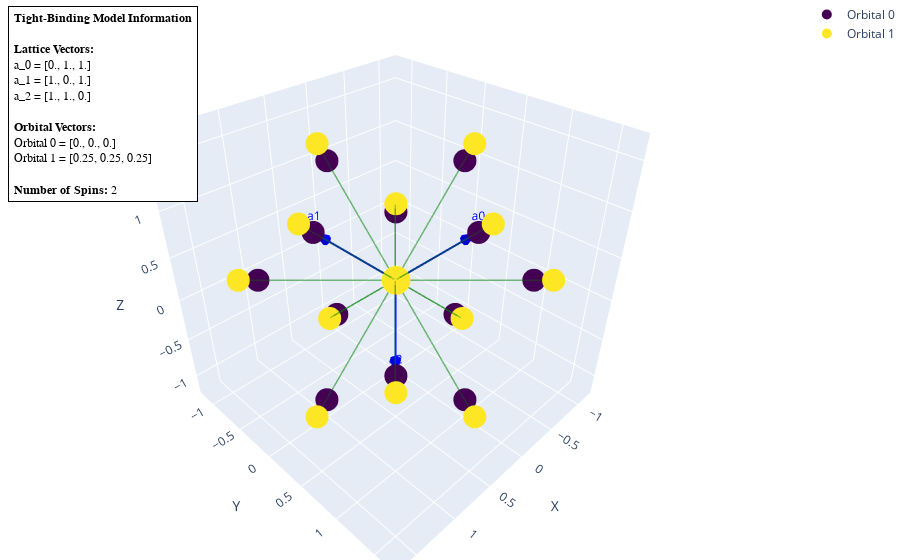

Write notebook code for a chart like this one.
### Code cell
fkm_model.visualize_3d()

### Figure 1 — Plotly figure (JSON) as saved in the notebook; plotly's stock layout.template omitted (floating-point values rounded to 4 significant figures)
{"data": [{"hoverinfo": "none", "line": {"color": "blue", "width": 4}, "mode": "lines", "showlegend": false, "type": "scatter3d", "x": [0, 0], "y": [0, 1], "z": [0, 1]}, {"anchor": "tip", "colorscale": [[0, "blue"], [1, "blue"]], "name": "a0", "showscale": false, "sizemode": "absolute", "sizeref": 0.2, "type": "cone", "u": [0], "v": [0.7071], "w": [0.7071], "x": [0], "y": [1], "z": [1]}, {"hoverinfo": "none", "mode": "text", "showlegend": false, "text": ["a0"], "textfont": {"color": "blue", "size": 12}, "textposition": "top center", "type": "scatter3d", "x": [0], "y": [1], "z": [1]}, {"hoverinfo": "none", "line": {"color": "blue", "width": 4}, "mode": "lines", "showlegend": false, "type": "scatter3d", "x": [0, 1], "y": [0, 0], "z": [0, 1]}, {"anchor": "tip", "colorscale": [[0, "blue"], [1, "blue"]], "name": "a1", "showscale": false, "sizemode": "absolute", "sizeref": 0.2, "type": "cone", "u": [0.7071], "v": [0], "w": [0.7071], "x": [1], "y": [0], "z": [1]}, {"hoverinfo": "none", "mode": "text", "showlegend": false, "text": ["a1"], "textfont": {"color": "blue", "size": 12}, "textposition": "top center", "type": "scatter3d", "x": [1], "y": [0], "z": [1]}, {"hoverinfo": "none", "line": {"color": "blue", "width": 4}, "mode": "lines", "showlegend": false, "type": "scatter3d", "x": [0, 1], "y": [0, 1], "z": [0, 0]}, {"anchor": "tip", "colorscale": [[0, "blue"], [1, "blue"]], "name": "a2", "showscale": false, "sizemode": "absolute", "sizeref": 0.2, "type": "cone", "u": [0.7071], "v": [0.7071], "w": [0], "x": [1], "y": [1], "z": [0]}, {"hoverinfo": "none", "mode": "text", "showlegend": false, "text": ["a2"], "textfont": {"color": "blue", "size": 12}, "textposition": "top center", "type": "scatter3d", "x": [1], "y": [1], "z": [0]}, {"hoverinfo": "text", "marker": {"color": "#440154", "size": 10}, "mode": "markers", "name": "Orbital 0", "text": ["Orbital 0, Onsite Energy = 0.354 σ_x + 0.354 σ_y + 0.354 σ_z"], "type": "scatter3d", "x": [0], "y": [0], "z": [0]}, {"hoverinfo": "text", "marker": {"color": "#fde725", "size": 10}, "mode": "markers", "name": "Orbital 1", "text": ["Orbital 1, Onsite Energy = -0.354 σ_x - 0.354 σ_y - 0.354 σ_z"], "type": "scatter3d", "x": [0.5], "y": [0.5], "z": [0.5]}, {"hoverinfo": "text", "marker": {"color": "#440154", "size": 8}, "mode": "markers", "name": "", "showlegend": false, "text": ["Orbital 0, \n Onsite Energy: 0.354 σ_x + 0.354 σ_y + 0.354 σ_z"], "type": "scatter3d", "x": [0], "y": [0], "z": [0]}, {"hoverinfo": "text", "marker": {"color": "#fde725", "size": 8}, "mode": "markers", "name": "", "showlegend": false, "text": ["Orbital 1, onsite energy: -0.354 σ_x - 0.354 σ_y - 0.354 σ_z"], "type": "scatter3d", "x": [0.5], "y": [-0.5], "z": [-0.5]}, {"hoverinfo": "text", "marker": {"color": "#440154", "size": 8}, "mode": "markers", "name": "", "showlegend": false, "text": ["Orbital 0, \n Onsite Energy: 0.354 σ_x + 0.354 σ_y + 0.354 σ_z"], "type": "scatter3d", "x": [0], "y": [1], "z": [1]}, {"hoverinfo": "text", "marker": {"color": "#fde725", "size": 8}, "mode": "markers", "name": "", "showlegend": false, "text": ["Orbital 1, onsite energy: -0.354 σ_x - 0.354 σ_y - 0.354 σ_z"], "type": "scatter3d", "x": [0.5], "y": [0.5], "z": [0.5]}, {"hoverinfo": "text", "marker": {"color": "#440154", "size": 8}, "mode": "markers", "name": "", "showlegend": false, "text": ["Orbital 0, \n Onsite Energy: 0.354 σ_x + 0.354 σ_y + 0.354 σ_z"], "type": "scatter3d", "x": [0], "y": [0], "z": [0]}, {"hoverinfo": "text", "marker": {"color": "#fde725", "size": 8}, "mode": "markers", "name": "", "showlegend": false, "text": ["Orbital 1, onsite energy: -0.354 σ_x - 0.354 σ_y - 0.354 σ_z"], "type": "scatter3d", "x": [-0.5], "y": [0.5], "z": [-0.5]}, {"hoverinfo": "text", "marker": {"color": "#440154", "size": 8}, "mode": "markers", "name": "", "showlegend": false, "text": ["Orbital 0, \n Onsite Energy: 0.354 σ_x + 0.354 σ_y + 0.354 σ_z"], "type": "scatter3d", "x": [1], "y": [0], "z": [1]}, {"hoverinfo": "text", "marker": {"color": "#fde725", "size": 8}, "mode": "markers", "name": "", "showlegend": false, "text": ["Orbital 1, onsite energy: -0.354 σ_x - 0.354 σ_y - 0.354 σ_z"], "type": "scatter3d", "x": [0.5], "y": [0.5], "z": [0.5]}, {"hoverinfo": "text", "marker": {"color": "#440154", "size": 8}, "mode": "markers", "name": "", "showlegend": false, "text": ["Orbital 0, \n Onsite Energy: 0.354 σ_x + 0.354 σ_y + 0.354 σ_z"], "type": "scatter3d", "x": [0], "y": [0], "z": [0]}, {"hoverinfo": "text", "marker": {"color": "#fde725", "size": 8}, "mode": "markers", "name": "", "showlegend": false, "text": ["Orbital 1, onsite energy: -0.354 σ_x - 0.354 σ_y - 0.354 σ_z"], "type": "scatter3d", "x": [-0.5], "y": [-0.5], "z": [0.5]}, {"hoverinfo": "text", "marker": {"color": "#440154", "size": 8}, "mode": "markers", "name": "", "showlegend": false, "text": ["Orbital 0, \n Onsite Energy: 0.354 σ_x + 0.354 σ_y + 0.354 σ_z"], "type": "scatter3d", "x": [1], "y": [1], "z": [0]}, {"hoverinfo": "text", "marker": {"color": "#fde725", "size": 8}, "mode": "markers", "name": "", "showlegend": false, "text": ["Orbital 1, onsite energy: -0.354 σ_x - 0.354 σ_y - 0.354 σ_z"], "type": "scatter3d", "x": [0.5], "y": [0.5], "z": [0.5]}, {"hoverinfo": "text", "marker": {"color": "#440154", "size": 8}, "mode": "markers", "name": "", "showlegend": false, "text": ["Orbital 0, \n Onsite Energy: 0.354 σ_x + 0.354 σ_y + 0.354 σ_z"], "type": "scatter3d", "x": [0], "y": [0], "z": [0]}, {"hoverinfo": "text", "marker": {"color": "#440154", "size": 8}, "mode": "markers", "name": "", "showlegend": false, "text": ["Orbital 0, onsite energy: 0.354 σ_x + 0.354 σ_y + 0.354 σ_z"], "type": "scatter3d", "x": [0], "y": [1], "z": [1]}, {"hoverinfo": "text", "marker": {"color": "#440154", "size": 8}, "mode": "markers", "name": "", "showlegend": false, "text": ["Orbital 0, \n Onsite Energy: 0.354 σ_x + 0.354 σ_y + 0.354 σ_z"], "type": "scatter3d", "x": [0], "y": [-1], "z": [-1]}, {"hoverinfo": "text", "marker": {"color": "#440154", "size": 8}, "mode": "markers", "name": "", "showlegend": false, "text": ["Orbital 0, onsite energy: 0.354 σ_x + 0.354 σ_y + 0.354 σ_z"], "type": "scatter3d", "x": [0], "y": [0], "z": [0]}, {"hoverinfo": "text", "marker": {"color": "#fde725", "size": 8}, "mode": "markers", "name": "", "showlegend": false, "text": ["Orbital 1, \n Onsite Energy: -0.354 σ_x - 0.354 σ_y - 0.354 σ_z"], "type": "scatter3d", "x": [0.5], "y": [0.5], "z": [0.5]}, {"hoverinfo": "text", "marker": {"color": "#fde725", "size": 8}, "mode": "markers", "name": "", "showlegend": false, "text": ["Orbital 1, onsite energy: -0.354 σ_x - 0.354 σ_y - 0.354 σ_z"], "type": "scatter3d", "x": [0.5], "y": [1.5], "z": [1.5]}, {"hoverinfo": "text", "marker": {"color": "#fde725", "size": 8}, "mode": "markers", "name": "", "showlegend": false, "text": ["Orbital 1, \n Onsite Energy: -0.354 σ_x - 0.354 σ_y - 0.354 σ_z"], "type": "scatter3d", "x": [0.5], "y": [-0.5], "z": [-0.5]}, {"hoverinfo": "text", "marker": {"color": "#fde725", "size": 8}, "mode": "markers", "name": "", "showlegend": false, "text": ["Orbital 1, onsite energy: -0.354 σ_x - 0.354 σ_y - 0.354 σ_z"], "type": "scatter3d", "x": [0.5], "y": [0.5], "z": [0.5]}, {"hoverinfo": "text", "marker": {"color": "#440154", "size": 8}, "mode": "markers", "name": "", "showlegend": false, "text": ["Orbital 0, \n Onsite Energy: 0.354 σ_x + 0.354 σ_y + 0.354 σ_z"], "type": "scatter3d", "x": [0], "y": [0], "z": [0]}, {"hoverinfo": "text", "marker": {"color": "#440154", "size": 8}, "mode": "markers", "name": "", "showlegend": false, "text": ["Orbital 0, onsite energy: 0.354 σ_x + 0.354 σ_y + 0.354 σ_z"], "type": "scatter3d", "x": [1], "y": [0], "z": [1]}, {"hoverinfo": "text", "marker": {"color": "#440154", "size": 8}, "mode": "markers", "name": "", "showlegend": false, "text": ["Orbital 0, \n Onsite Energy: 0.354 σ_x + 0.354 σ_y + 0.354 σ_z"], "type": "scatter3d", "x": [-1], "y": [0], "z": [-1]}, {"hoverinfo": "text", "marker": {"color": "#440154", "size": 8}, "mode": "markers", "name": "", "showlegend": false, "text": ["Orbital 0, onsite energy: 0.354 σ_x + 0.354 σ_y + 0.354 σ_z"], "type": "scatter3d", "x": [0], "y": [0], "z": [0]}, {"hoverinfo": "text", "marker": {"color": "#fde725", "size": 8}, "mode": "markers", "name": "", "showlegend": false, "text": ["Orbital 1, \n Onsite Energy: -0.354 σ_x - 0.354 σ_y - 0.354 σ_z"], "type": "scatter3d", "x": [0.5], "y": [0.5], "z": [0.5]}, {"hoverinfo": "text", "marker": {"color": "#fde725", "size": 8}, "mode": "markers", "name": "", "showlegend": false, "text": ["Orbital 1, onsite energy: -0.354 σ_x - 0.354 σ_y - 0.354 σ_z"], "type": "scatter3d", "x": [1.5], "y": [0.5], "z": [1.5]}, {"hoverinfo": "text", "marker": {"color": "#fde725", "size": 8}, "mode": "markers", "name": "", "showlegend": false, "text": ["Orbital 1, \n Onsite Energy: -0.354 σ_x - 0.354 σ_y - 0.354 σ_z"], "type": "scatter3d", "x": [-0.5], "y": [0.5], "z": [-0.5]}, {"hoverinfo": "text", "marker": {"color": "#fde725", "size": 8}, "mode": "markers", "name": "", "showlegend": false, "text": ["Orbital 1, onsite energy: -0.354 σ_x - 0.354 σ_y - 0.354 σ_z"], "type": "scatter3d", "x": [0.5], "y": [0.5], "z": [0.5]}, {"hoverinfo": "text", "marker": {"color": "#440154", "size": 8}, "mode": "markers", "name": "", "showlegend": false, "text": ["Orbital 0, \n Onsite Energy: 0.354 σ_x + 0.354 σ_y + 0.354 σ_z"], "type": "scatter3d", "x": [0], "y": [0], "z": [0]}, {"hoverinfo": "text", "marker": {"color": "#440154", "size": 8}, "mode": "markers", "name": "", "showlegend": false, "text": ["Orbital 0, onsite energy: 0.354 σ_x + 0.354 σ_y + 0.354 σ_z"], "type": "scatter3d", "x": [1], "y": [1], "z": [0]}, {"hoverinfo": "text", "marker": {"color": "#440154", "size": 8}, "mode": "markers", "name": "", "showlegend": false, "text": ["Orbital 0, \n Onsite Energy: 0.354 σ_x + 0.354 σ_y + 0.354 σ_z"], "type": "scatter3d", "x": [-1], "y": [-1], "z": [0]}, {"hoverinfo": "text", "marker": {"color": "#440154", "size": 8}, "mode": "markers", "name": "", "showlegend": false, "text": ["Orbital 0, onsite energy: 0.354 σ_x + 0.354 σ_y + 0.354 σ_z"], "type": "scatter3d", "x": [0], "y": [0], "z": [0]}, {"hoverinfo": "text", "marker": {"color": "#fde725", "size": 8}, "mode": "markers", "name": "", "showlegend": false, "text": ["Orbital 1, \n Onsite Energy: -0.354 σ_x - 0.354 σ_y - 0.354 σ_z"], "type": "scatter3d", "x": [0.5], "y": [0.5], "z": [0.5]}, {"hoverinfo": "text", "marker": {"color": "#fde725", "size": 8}, "mode": "markers", "name": "", "showlegend": false, "text": ["Orbital 1, onsite energy: -0.354 σ_x - 0.354 σ_y - 0.354 σ_z"], "type": "scatter3d", "x": [1.5], "y": [1.5], "z": [0.5]}, {"hoverinfo": "text", "marker": {"color": "#fde725", "size": 8}, "mode": "markers", "name": "", "showlegend": false, "text": ["Orbital 1, \n Onsite Energy: -0.354 σ_x - 0.354 σ_y - 0.354 σ_z"], "type": "scatter3d", "x": [-0.5], "y": [-0.5], "z": [0.5]}, {"hoverinfo": "text", "marker": {"color": "#fde725", "size": 8}, "mode": "markers", "name": "", "showlegend": false, "text": ["Orbital 1, onsite energy: -0.354 σ_x - 0.354 σ_y - 0.354 σ_z"], "type": "scatter3d", "x": [0.5], "y": [0.5], "z": [0.5]}, {"hoverinfo": "text", "marker": {"color": "#440154", "size": 8}, "mode": "markers", "name": "", "showlegend": false, "text": ["Orbital 0, \n Onsite Energy: 0.354 σ_x + 0.354 σ_y + 0.354 σ_z"], "type": "scatter3d", "x": [0], "y": [0], "z": [0]}, {"hoverinfo": "text", "marker": {"color": "#440154", "size": 8}, "mode": "markers", "name": "", "showlegend": false, "text": ["Orbital 0, onsite energy: 0.354 σ_x + 0.354 σ_y + 0.354 σ_z"], "type": "scatter3d", "x": [1], "y": [-1], "z": [0]}, {"hoverinfo": "text", "marker": {"color": "#440154", "size": 8}, "mode": "markers", "name": "", "showlegend": false, "text": ["Orbital 0, \n Onsite Energy: 0.354 σ_x + 0.354 σ_y + 0.354 σ_z"], "type": "scatter3d", "x": [-1], "y": [1], "z": [0]}, {"hoverinfo": "text", "marker": {"color": "#440154", "size": 8}, "mode": "markers", "name": "", "showlegend": false, "text": ["Orbital 0, onsite energy: 0.354 σ_x + 0.354 σ_y + 0.354 σ_z"], "type": "scatter3d", "x": [0], "y": [0], "z": [0]}, {"hoverinfo": "text", "marker": {"color": "#fde725", "size": 8}, "mode": "markers", "name": "", "showlegend": false, "text": ["Orbital 1, \n Onsite Energy: -0.354 σ_x - 0.354 σ_y - 0.354 σ_z"], "type": "scatter3d", "x": [0.5], "y": [0.5], "z": [0.5]}, {"hoverinfo": "text", "marker": {"color": "#fde725", "size": 8}, "mode": "markers", "name": "", "showlegend": false, "text": ["Orbital 1, onsite energy: -0.354 σ_x - 0.354 σ_y - 0.354 σ_z"], "type": "scatter3d", "x": [1.5], "y": [-0.5], "z": [0.5]}, {"hoverinfo": "text", "marker": {"color": "#fde725", "size": 8}, "mode": "markers", "name": "", "showlegend": false, "text": ["Orbital 1, \n Onsite Energy: -0.354 σ_x - 0.354 σ_y - 0.354 σ_z"], "type": "scatter3d", "x": [-0.5], "y": [1.5], "z": [0.5]}, {"hoverinfo": "text", "marker": {"color": "#fde725", "size": 8}, "mode": "markers", "name": "", "showlegend": false, "text": ["Orbital 1, onsite energy: -0.354 σ_x - 0.354 σ_y - 0.354 σ_z"], "type": "scatter3d", "x": [0.5], "y": [0.5], "z": [0.5]}, {"hoverinfo": "text", "marker": {"color": "#440154", "size": 8}, "mode": "markers", "name": "", "showlegend": false, "text": ["Orbital 0, \n Onsite Energy: 0.354 σ_x + 0.354 σ_y + 0.354 σ_z"], "type": "scatter3d", "x": [0], "y": [0], "z": [0]}, {"hoverinfo": "text", "marker": {"color": "#440154", "size": 8}, "mode": "markers", "name": "", "showlegend": false, "text": ["Orbital 0, onsite energy: 0.354 σ_x + 0.354 σ_y + 0.354 σ_z"], "type": "scatter3d", "x": [0], "y": [1], "z": [-1]}, {"hoverinfo": "text", "marker": {"color": "#440154", "size": 8}, "mode": "markers", "name": "", "showlegend": false, "text": ["Orbital 0, \n Onsite Energy: 0.354 σ_x + 0.354 σ_y + 0.354 σ_z"], "type": "scatter3d", "x": [0], "y": [-1], "z": [1]}, {"hoverinfo": "text", "marker": {"color": "#440154", "size": 8}, "mode": "markers", "name": "", "showlegend": false, "text": ["Orbital 0, onsite energy: 0.354 σ_x + 0.354 σ_y + 0.354 σ_z"], "type": "scatter3d", "x": [0], "y": [0], "z": [0]}, {"hoverinfo": "text", "marker": {"color": "#fde725", "size": 8}, "mode": "markers", "name": "", "showlegend": false, "text": ["Orbital 1, \n Onsite Energy: -0.354 σ_x - 0.354 σ_y - 0.354 σ_z"], "type": "scatter3d", "x": [0.5], "y": [0.5], "z": [0.5]}, {"hoverinfo": "text", "marker": {"color": "#fde725", "size": 8}, "mode": "markers", "name": "", "showlegend": false, "text": ["Orbital 1, onsite energy: -0.354 σ_x - 0.354 σ_y - 0.354 σ_z"], "type": "scatter3d", "x": [0.5], "y": [1.5], "z": [-0.5]}, {"hoverinfo": "text", "marker": {"color": "#fde725", "size": 8}, "mode": "markers", "name": "", "showlegend": false, "text": ["Orbital 1, \n Onsite Energy: -0.354 σ_x - 0.354 σ_y - 0.354 σ_z"], "type": "scatter3d", "x": [0.5], "y": [-0.5], "z": [1.5]}, {"hoverinfo": "text", "marker": {"color": "#fde725", "size": 8}, "mode": "markers", "name": "", "showlegend": false, "text": ["Orbital 1, onsite energy: -0.354 σ_x - 0.354 σ_y - 0.354 σ_z"], "type": "scatter3d", "x": [0.5], "y": [0.5], "z": [0.5]}, {"hoverinfo": "text", "marker": {"color": "#440154", "size": 8}, "mode": "markers", "name": "", "showlegend": false, "text": ["Orbital 0, \n Onsite Energy: 0.354 σ_x + 0.354 σ_y + 0.354 σ_z"], "type": "scatter3d", "x": [0], "y": [0], "z": [0]}, {"hoverinfo": "text", "marker": {"color": "#440154", "size": 8}, "mode": "markers", "name": "", "showlegend": false, "text": ["Orbital 0, onsite energy: 0.354 σ_x + 0.354 σ_y + 0.354 σ_z"], "type": "scatter3d", "x": [-1], "y": [0], "z": [1]}, {"hoverinfo": "text", "marker": {"color": "#440154", "size": 8}, "mode": "markers", "name": "", "showlegend": false, "text": ["Orbital 0, \n Onsite Energy: 0.354 σ_x + 0.354 σ_y + 0.354 σ_z"], "type": "scatter3d", "x": [1], "y": [0], "z": [-1]}, {"hoverinfo": "text", "marker": {"color": "#440154", "size": 8}, "mode": "markers", "name": "", "showlegend": false, "text": ["Orbital 0, onsite energy: 0.354 σ_x + 0.354 σ_y + 0.354 σ_z"], "type": "scatter3d", "x": [0], "y": [0], "z": [0]}, {"hoverinfo": "text", "marker": {"color": "#fde725", "size": 8}, "mode": "markers", "name": "", "showlegend": false, "text": ["Orbital 1, \n Onsite Energy: -0.354 σ_x - 0.354 σ_y - 0.354 σ_z"], "type": "scatter3d", "x": [0.5], "y": [0.5], "z": [0.5]}, {"hoverinfo": "text", "marker": {"color": "#fde725", "size": 8}, "mode": "markers", "name": "", "showlegend": false, "text": ["Orbital 1, onsite energy: -0.354 σ_x - 0.354 σ_y - 0.354 σ_z"], "type": "scatter3d", "x": [-0.5], "y": [0.5], "z": [1.5]}, {"hoverinfo": "text", "marker": {"color": "#fde725", "size": 8}, "mode": "markers", "name": "", "showlegend": false, "text": ["Orbital 1, \n Onsite Energy: -0.354 σ_x - 0.354 σ_y - 0.354 σ_z"], "type": "scatter3d", "x": [1.5], "y": [0.5], "z": [-0.5]}, {"hoverinfo": "text", "marker": {"color": "#fde725", "size": 8}, "mode": "markers", "name": "", "showlegend": false, "text": ["Orbital 1, onsite energy: -0.354 σ_x - 0.354 σ_y - 0.354 σ_z"], "type": "scatter3d", "x": [0.5], "y": [0.5], "z": [0.5]}, {"hoverinfo": "text", "line": {"color": "green", "width": 3}, "mode": "lines", "opacity": 0.3622, "showlegend": false, "text": "Hopping 0 --> 1 + [-1  0  0] =  𝟙", "type": "scatter3d", "x": [0, 0.5], "y": [0, -0.5], "z": [0, -0.5]}, {"hoverinfo": "text", "line": {"color": "green", "width": 3}, "mode": "lines", "opacity": 0.3622, "showlegend": false, "text": "Hopping 0 --> 1 + [-1  0  0] =  𝟙", "type": "scatter3d", "x": [0, 0.5], "y": [1, 0.5], "z": [1, 0.5]}, {"hoverinfo": "text", "line": {"color": "green", "width": 3}, "mode": "lines", "opacity": 0.3622, "showlegend": false, "text": "Hopping 0 --> 1 + [ 0 -1  0] =  𝟙", "type": "scatter3d", "x": [0, -0.5], "y": [0, 0.5], "z": [0, -0.5]}, {"hoverinfo": "text", "line": {"color": "green", "width": 3}, "mode": "lines", "opacity": 0.3622, "showlegend": false, "text": "Hopping 0 --> 1 + [ 0 -1  0] =  𝟙", "type": "scatter3d", "x": [1, 0.5], "y": [0, 0.5], "z": [1, 0.5]}, {"hoverinfo": "text", "line": {"color": "green", "width": 3}, "mode": "lines", "opacity": 0.3622, "showlegend": false, "text": "Hopping 0 --> 1 + [ 0  0 -1] =  𝟙", "type": "scatter3d", "x": [0, -0.5], "y": [0, -0.5], "z": [0, 0.5]}, {"hoverinfo": "text", "line": {"color": "green", "width": 3}, "mode": "lines", "opacity": 0.3622, "showlegend": false, "text": "Hopping 0 --> 1 + [ 0  0 -1] =  𝟙", "type": "scatter3d", "x": [1, 0.5], "y": [1, 0.5], "z": [0, 0.5]}, {"hoverinfo": "text", "line": {"color": "green", "width": 3}, "mode": "lines", "opacity": 1, "showlegend": false, "text": "Hopping 0 --> 1 + [0 0 0] = 3.35 𝟙", "type": "scatter3d", "x": [0, 0.5], "y": [0, 0.5], "z": [0, 0.5]}, {"hoverinfo": "text", "line": {"color": "green", "width": 3}, "mode": "lines", "opacity": 0.3039, "showlegend": false, "text": "Hopping 0 --> 0 + [1 0 0] = 0.25i σ_y - 0.25i σ_z", "type": "scatter3d", "x": [0, 0], "y": [0, 1], "z": [0, 1]}, {"hoverinfo": "text", "line": {"color": "green", "width": 3}, "mode": "lines", "opacity": 0.3039, "showlegend": false, "text": "Hopping 0 --> 0 + [1 0 0] = 0.25i σ_y - 0.25i σ_z", "type": "scatter3d", "x": [0, 0], "y": [-1, 0], "z": [-1, 0]}, {"hoverinfo": "text", "line": {"color": "green", "width": 3}, "mode": "lines", "opacity": 0.3039, "showlegend": false, "text": "Hopping 1 --> 1 + [1 0 0] = -0.25i σ_y + 0.25i σ_z", "type": "scatter3d", "x": [0.5, 0.5], "y": [0.5, 1.5], "z": [0.5, 1.5]}, {"hoverinfo": "text", "line": {"color": "green", "width": 3}, "mode": "lines", "opacity": 0.3039, "showlegend": false, "text": "Hopping 1 --> 1 + [1 0 0] = -0.25i σ_y + 0.25i σ_z", "type": "scatter3d", "x": [0.5, 0.5], "y": [-0.5, 0.5], "z": [-0.5, 0.5]}, {"hoverinfo": "text", "line": {"color": "green", "width": 3}, "mode": "lines", "opacity": 0.3039, "showlegend": false, "text": "Hopping 0 --> 0 + [0 1 0] = -0.25i σ_x + 0.25i σ_z", "type": "scatter3d", "x": [0, 1], "y": [0, 0], "z": [0, 1]}, {"hoverinfo": "text", "line": {"color": "green", "width": 3}, "mode": "lines", "opacity": 0.3039, "showlegend": false, "text": "Hopping 0 --> 0 + [0 1 0] = -0.25i σ_x + 0.25i σ_z", "type": "scatter3d", "x": [-1, 0], "y": [0, 0], "z": [-1, 0]}, {"hoverinfo": "text", "line": {"color": "green", "width": 3}, "mode": "lines", "opacity": 0.3039, "showlegend": false, "text": "Hopping 1 --> 1 + [0 1 0] = 0.25i σ_x - 0.25i σ_z", "type": "scatter3d", "x": [0.5, 1.5], "y": [0.5, 0.5], "z": [0.5, 1.5]}, {"hoverinfo": "text", "line": {"color": "green", "width": 3}, "mode": "lines", "opacity": 0.3039, "showlegend": false, "text": "Hopping 1 --> 1 + [0 1 0] = 0.25i σ_x - 0.25i σ_z", "type": "scatter3d", "x": [-0.5, 0.5], "y": [0.5, 0.5], "z": [-0.5, 0.5]}, {"hoverinfo": "text", "line": {"color": "green", "width": 3}, "mode": "lines", "opacity": 0.3078, "showlegend": false, "text": "Hopping 0 --> 0 + [0 0 1] = 0.25i σ_x - 0.25i σ_y", "type": "scatter3d", "x": [0, 1], "y": [0, 1], "z": [0, 0]}, {"hoverinfo": "text", "line": {"color": "green", "width": 3}, "mode": "lines", "opacity": 0.3078, "showlegend": false, "text": "Hopping 0 --> 0 + [0 0 1] = 0.25i σ_x - 0.25i σ_y", "type": "scatter3d", "x": [-1, 0], "y": [-1, 0], "z": [0, 0]}, {"hoverinfo": "text", "line": {"color": "green", "width": 3}, "mode": "lines", "opacity": 0.3078, "showlegend": false, "text": "Hopping 1 --> 1 + [0 0 1] = -0.25i σ_x + 0.25i σ_y", "type": "scatter3d", "x": [0.5, 1.5], "y": [0.5, 1.5], "z": [0.5, 0.5]}, {"hoverinfo": "text", "line": {"color": "green", "width": 3}, "mode": "lines", "opacity": 0.3078, "showlegend": false, "text": "Hopping 1 --> 1 + [0 0 1] = -0.25i σ_x + 0.25i σ_y", "type": "scatter3d", "x": [-0.5, 0.5], "y": [-0.5, 0.5], "z": [0.5, 0.5]}, {"hoverinfo": "text", "line": {"color": "green", "width": 3}, "mode": "lines", "opacity": 0.3078, "showlegend": false, "text": "Hopping 0 --> 0 + [-1  1  0] = 0.25i σ_x + 0.25i σ_y", "type": "scatter3d", "x": [0, 1], "y": [0, -1], "z": [0, 0]}, {"hoverinfo": "text", "line": {"color": "green", "width": 3}, "mode": "lines", "opacity": 0.3078, "showlegend": false, "text": "Hopping 0 --> 0 + [-1  1  0] = 0.25i σ_x + 0.25i σ_y", "type": "scatter3d", "x": [-1, 0], "y": [1, 0], "z": [0, 0]}, {"hoverinfo": "text", "line": {"color": "green", "width": 3}, "mode": "lines", "opacity": 0.3078, "showlegend": false, "text": "Hopping 1 --> 1 + [-1  1  0] = -0.25i σ_x - 0.25i σ_y", "type": "scatter3d", "x": [0.5, 1.5], "y": [0.5, -0.5], "z": [0.5, 0.5]}, {"hoverinfo": "text", "line": {"color": "green", "width": 3}, "mode": "lines", "opacity": 0.3078, "showlegend": false, "text": "Hopping 1 --> 1 + [-1  1  0] = -0.25i σ_x - 0.25i σ_y", "type": "scatter3d", "x": [-0.5, 0.5], "y": [1.5, 0.5], "z": [0.5, 0.5]}, {"hoverinfo": "text", "line": {"color": "green", "width": 3}, "mode": "lines", "opacity": 0.3039, "showlegend": false, "text": "Hopping 0 --> 0 + [ 0 -1  1] = 0.25i σ_y + 0.25i σ_z", "type": "scatter3d", "x": [0, 0], "y": [0, 1], "z": [0, -1]}, {"hoverinfo": "text", "line": {"color": "green", "width": 3}, "mode": "lines", "opacity": 0.3039, "showlegend": false, "text": "Hopping 0 --> 0 + [ 0 -1  1] = 0.25i σ_y + 0.25i σ_z", "type": "scatter3d", "x": [0, 0], "y": [-1, 0], "z": [1, 0]}, {"hoverinfo": "text", "line": {"color": "green", "width": 3}, "mode": "lines", "opacity": 0.3039, "showlegend": false, "text": "Hopping 1 --> 1 + [ 0 -1  1] = -0.25i σ_y - 0.25i σ_z", "type": "scatter3d", "x": [0.5, 0.5], "y": [0.5, 1.5], "z": [0.5, -0.5]}, {"hoverinfo": "text", "line": {"color": "green", "width": 3}, "mode": "lines", "opacity": 0.3039, "showlegend": false, "text": "Hopping 1 --> 1 + [ 0 -1  1] = -0.25i σ_y - 0.25i σ_z", "type": "scatter3d", "x": [0.5, 0.5], "y": [-0.5, 0.5], "z": [1.5, 0.5]}, {"hoverinfo": "text", "line": {"color": "green", "width": 3}, "mode": "lines", "opacity": 0.3039, "showlegend": false, "text": "Hopping 0 --> 0 + [ 1  0 -1] = 0.25i σ_x + 0.25i σ_z", "type": "scatter3d", "x": [0, -1], "y": [0, 0], "z": [0, 1]}, {"hoverinfo": "text", "line": {"color": "green", "width": 3}, "mode": "lines", "opacity": 0.3039, "showlegend": false, "text": "Hopping 0 --> 0 + [ 1  0 -1] = 0.25i σ_x + 0.25i σ_z", "type": "scatter3d", "x": [1, 0], "y": [0, 0], "z": [-1, 0]}, {"hoverinfo": "text", "line": {"color": "green", "width": 3}, "mode": "lines", "opacity": 0.3039, "showlegend": false, "text": "Hopping 1 --> 1 + [ 1  0 -1] = -0.25i σ_x - 0.25i σ_z", "type": "scatter3d", "x": [0.5, -0.5], "y": [0.5, 0.5], "z": [0.5, 1.5]}, {"hoverinfo": "text", "line": {"color": "green", "width": 3}, "mode": "lines", "opacity": 0.3039, "showlegend": false, "text": "Hopping 1 --> 1 + [ 1  0 -1] = -0.25i σ_x - 0.25i σ_z", "type": "scatter3d", "x": [1.5, 0.5], "y": [0.5, 0.5], "z": [-0.5, 0.5]}], "layout": {"annotations": [{"align": "left", "bgcolor": "white", "bordercolor": "black", "borderpad": 5, "borderwidth": 1, "font": {"color": "black", "family": "Courier New, monospace", "size": 12}, "showarrow": false, "text": "<b>Tight-Binding Model Information</b><br><br><b>Lattice Vectors:</b><br>a_0 = [0., 1., 1.]<br>a_1 = [1., 0., 1.]<br>a_2 = [1., 1., 0.]<br><br><b>Orbital Vectors:</b><br>Orbital 0 = [0., 0., 0.]<br>Orbital 1 = [0.25, 0.25, 0.25]<br><br><b>Number of Spins:</b> 2", "x": 0.01, "xref": "paper", "y": 0.99, "yref": "paper"}], "margin": {"b": 0, "l": 0, "r": 0, "t": 0}, "scene": {"aspectmode": "data", "xaxis": {"range": [-1.25, 1.75], "title": {"text": "X"}}, "yaxis": {"range": [-1.25, 1.75], "title": {"text": "Y"}}, "zaxis": {"range": [-1.25, 1.75], "title": {"text": "Z"}}}}}
